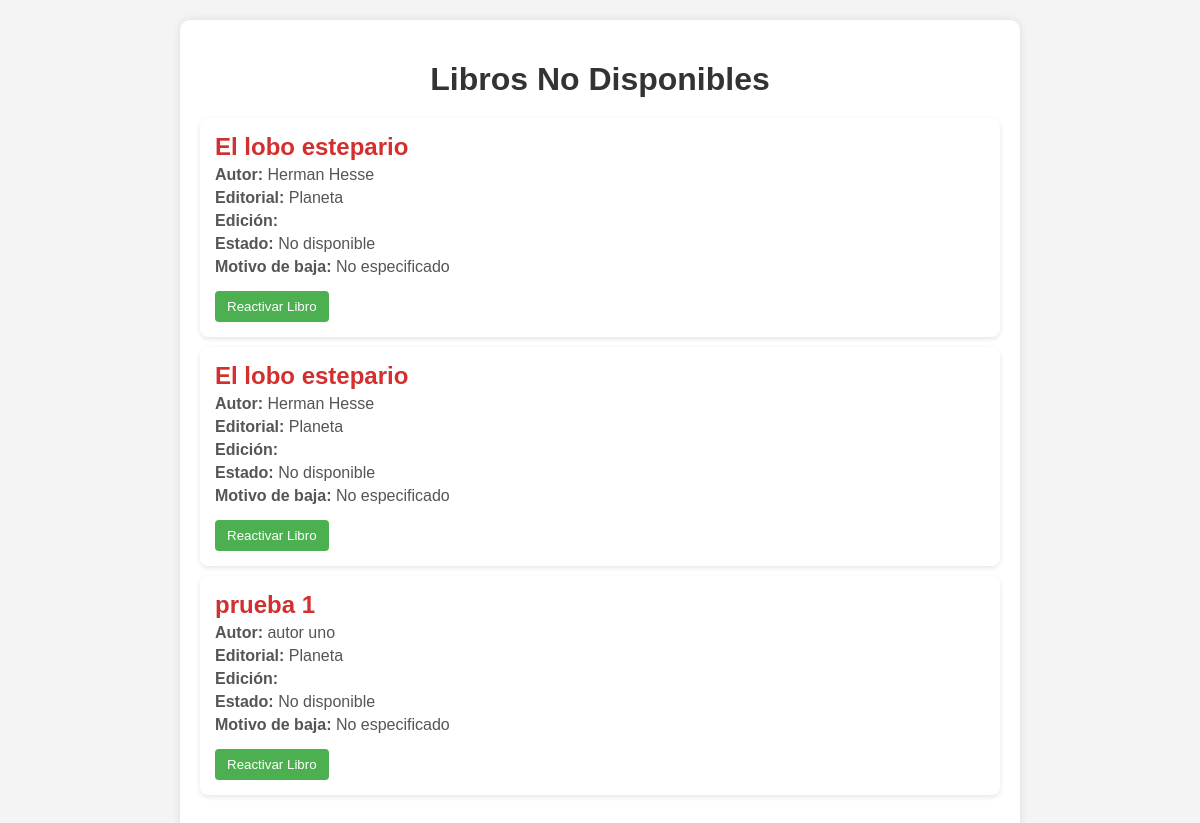
/libros/registro-de-bajas/, run on the app's committed database.
### libros/models.py (models this page shows, shortened)
class Inventario(models.Model):
    id_inventario = models.AutoField(primary_key=True)
    estado = models.CharField(max_length=255, null=True, default="Disponible")
    motivo_baja = models.CharField(max_length=255, null=True)
    descripcion = models.TextField(null=True)
    num_ejemplar = models.IntegerField(null=True)
    imagen_rota = models.ImageField(
        upload_to='imagenes_rota/', null=True, blank=True)

class Libro(Inventario):
    id_libro = models.AutoField(primary_key=True)
    titulo = models.CharField(max_length=255)
    autor = models.CharField(max_length=255)
    editorial = models.CharField(max_length=255)
    clasificacion_cdu = models.CharField(max_length=255, null=False, default='Sin clasificar')
    siglas_autor_titulo = models.CharField(max_length=255, null=False, default='ABC')
    num_inventario = models.IntegerField(null=False, default=1)
    resumen = models.TextField()
    etiqueta_palabra_clave = models.TextField(default='Roma,Historia,Clasica')
    sede = models.TextField(default='La Plata')
    disponibilidad = models.CharField(max_length=255, null=True, default="Disponible")
    observaciones = models.TextField(default='Esta es una observación')
    img = models.URLField()

class Inventario(models.Model):
    id_inventario = models.AutoField(primary_key=True)
    estado = models.CharField(max_length=255, null=True, default="Disponible")
    motivo_baja = models.CharField(max_length=255, null=True)
    descripcion = models.TextField(null=True)
    num_ejemplar = models.IntegerField(null=True)
    imagen_rota = models.ImageField(
        upload_to='imagenes_rota/', null=True, blank=True)

### libros/views.py (the view)
# urls.py: path('registro-de-bajas/', views.registro_bajas, name='registro_de_bajas'),
def registro_bajas(request):
    libros_no_disponibles = Libro.objects.filter(estado='No disponible')
    context = {
        'libros_no_disponibles': libros_no_disponibles,
    }
    return render(request, 'libros/registro_bajas.html', context)

### libros/templates/libros/registro_bajas.html (shortened to what this page needs)
<!DOCTYPE html>
<html lang="es">
<head>
</head>
<body>
    <div class="container">
        <h1>Libros No Disponibles</h1>
        <div>
            {% if libros_no_disponibles %}
                <ul>
                    {% for libro in libros_no_disponibles %}
                        <li>
                            <h2>{{ libro.titulo }}</h2>
                            <p><strong>Autor:</strong> {{ libro.autor }}</p>
                            <p><strong>Editorial:</strong> {{ libro.editorial }}</p>
                            <p><strong>Edición:</strong> {{ libro.edicion }}</p>
                            <p><strong>Estado:</strong> {{ libro.estado }}</p>
                            <p><strong>Motivo de baja:</strong> {{ libro.motivo_baja|default:"No especificado" }}</p>
                            <form method="post" action="{% url 'reactivar_libro' libro.id_libro %}">
                                <button type="submit" class="btn-reactivar">Reactivar Libro</button>
                            </form>
                        </li>
                    {% endfor %}
                </ul>
            {% else %}
                <p class="no-disponibles">No hay libros no disponibles actualmente.</p>
            {% endif %}
        </div>
    </div>
</body>
</html>

### libros/templates/libros/registro_bajas.html (style rules this page uses)
body { font-family: Arial, sans-serif; background-color: #f4f4f4; margin: 0; padding: 20px; text-align: center; }
h1 { color: #333; margin-bottom: 20px; }
.container { max-width: 800px; margin: 0 auto; background: white; padding: 20px; border-radius: 10px; box-shadow: 0 0 10px rgba(0, 0, 0, 0.1); }
ul { list-style: none; padding: 0; }
li { background: #fff; margin: 10px 0; padding: 15px; border-radius: 8px; box-shadow: 0 2px 5px rgba(0, 0, 0, 0.1); text-align: left; position: relative; }
h2 { margin: 0; color: #d32f2f; }
p { margin: 5px 0; color: #555; }
.btn-reactivar { background-color: #4CAF50; color: white; padding: 8px 12px; border: none; border-radius: 4px; cursor: pointer; margin-top: 10px; }

### data on the page
Libro: titulo "El lobo estepario", autor "Herman Hesse", editorial "Planeta", estado "No disponible", motivo_baja "No especificado"
Libro: titulo "El lobo estepario", autor "Herman Hesse", editorial "Planeta", estado "No disponible", motivo_baja "No especificado"
Libro: titulo "prueba 1", autor "autor uno", editorial "Planeta", estado "No disponible", motivo_baja "No especificado"
